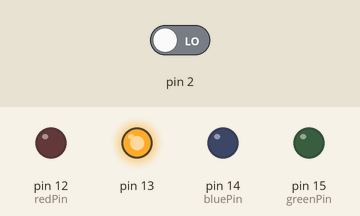
Bench run of a sketch on a simulated Arduino Uno, built with avr-gcc and run on an emulated ATmega328P. Shown: output pins drawn as LEDs (lit = HIGH). The inputs (shaded band) are chosen by the test bench; at power-on: pin 2 LOW.

Above: at 1.2 s.
1.3 s: pin 2 driven HIGH
At 1.45 s:
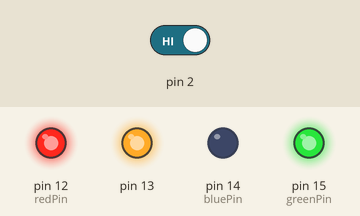
Timing chart, 0 to 4.3 s (numbered marks = the images above; inputs shaded):
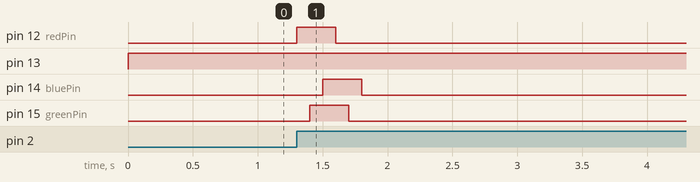

Measured:
- after the input at 1.3 s, pin 12 (redPin): LOW → HIGH at once, → LOW 0.30 s later; pin 14 (bluePin): LOW → HIGH after 0.20 s, → LOW 0.30 s later; pin 15 (greenPin): LOW → HIGH after 0.10 s, → LOW 0.30 s later

The sketch:

testButtonWithInterrupt.ino
```cpp
int button1 = 10;
int redPin =  12;
int greenPin =  15;
int bluePin =  14;
volatile int state = LOW;

// The setup() method runs once, when the sketch starts

void setup()   {
  // initialize the digitals pin as an outputs
  pinMode(redPin, OUTPUT);
  pinMode(greenPin, OUTPUT);
  pinMode(bluePin, OUTPUT);
  pinMode(13, OUTPUT);
  pinMode(button1, INPUT);
  digitalWrite(button1, LOW);
  attachInterrupt(digitalPinToInterrupt(2), test, CHANGE);
}

// the loop() method runs over and over again,

void loop()
{
  if(state == HIGH) {
    state = LOW;
    digitalWrite(redPin, HIGH);
    delay(100);
    digitalWrite(greenPin, HIGH);
    delay(100);
    digitalWrite(bluePin, HIGH);
    delay(100);
    digitalWrite(redPin, LOW);
    delay(100);
    digitalWrite(greenPin, LOW);
    delay(100);
    digitalWrite(bluePin, LOW);
    delay(100);
  }
  else {
    digitalWrite(13, HIGH);
    delay(100);
  }
}

void test()
{
  state = !state;
}
```
